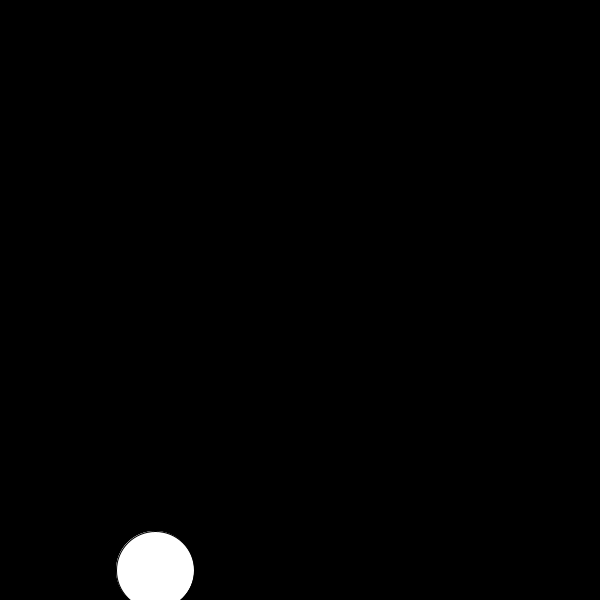
Frame 1 (no input)
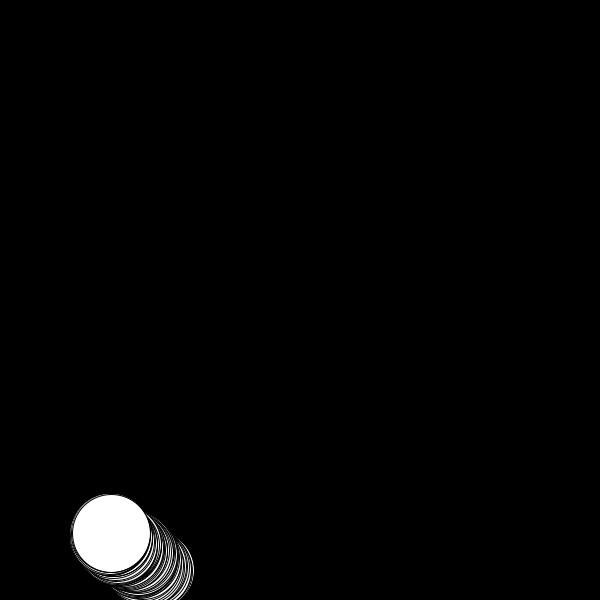
Frame 60 (the mouse pressed at the canvas centre just before this capture)
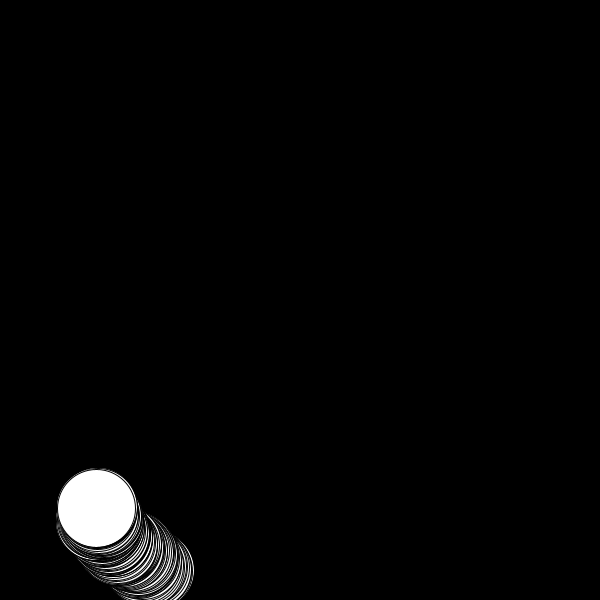
Frame 120 (the mouse held since frame 60 and released just before this capture)

The Processing sketch that drew these frames (run headless with seeded random() and noise(); from frame 60 on, the mouse is pressed at the canvas centre):

// Processing sketch: clickball
// ── clickball.pde
// click on ball 

Boolean ballExist = false; 
int posX; 
int posY; 
int diameter; 
float distance; 
void setup() {
 size(600,600); 
 background(0); 
}

void draw() {
 if(ballExist == false) {
   diameter = (int)random(40, 100);
   posX = (int)random(0, width);
   posY = (int)random(0, height);
   ellipse(posX, posY, diameter, diameter); 
   ballExist = true; 
 }
 distance = dist(mouseX, mouseY, posX, posY); 
 println(distance); 
 if (distance < diameter/2) {
   println("close"); 
   if (mousePressed == true) {
      background(0); 
      ballExist = false; 
   } 
 }
 // background(0); 
  ellipse(posX, posY, diameter, diameter); 
  posX = posX + (int)random(0, 4) -2;
  posY = posY + (int)random(0, 4) -2;
}
